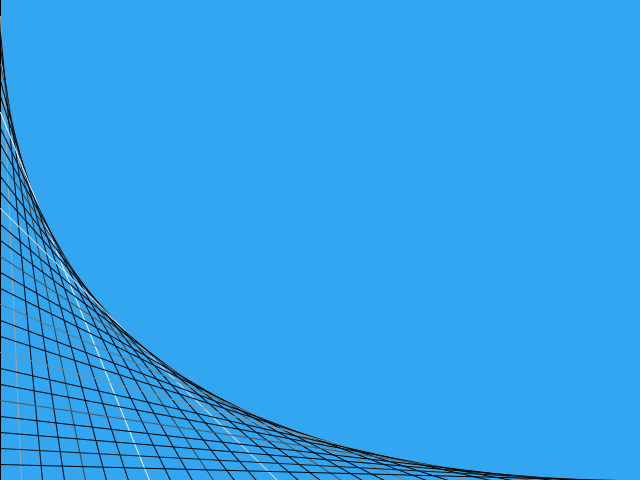
Frame 1 (no input)
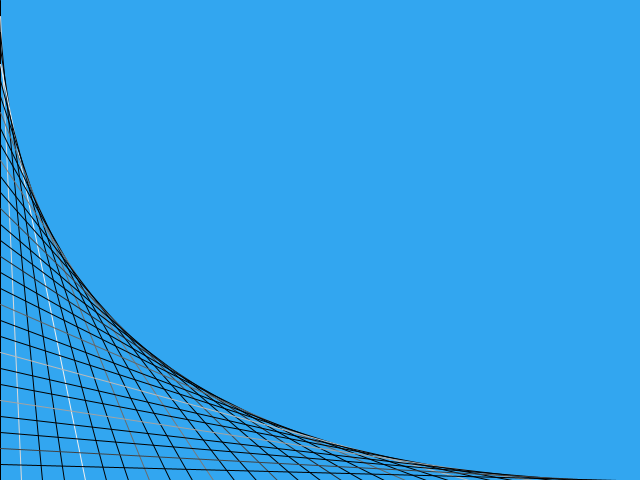
Frame 60 (the mouse pressed at the canvas centre just before this capture)
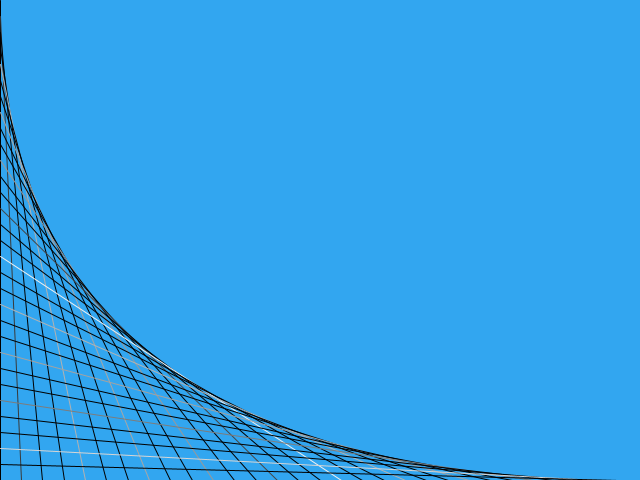
Frame 120 (the mouse held since frame 60 and released just before this capture)

The Processing sketch that drew these frames (run headless with seeded random() and noise(); from frame 60 on, the mouse is pressed at the canvas centre):

// Processing sketch: parabolicCurves
// ── parabolicCurves.pde
//Create our timing variable
int frame = 0;
int numberOfLines = 30;

void setup()
{
  size(640, 480);
}

void draw()
{
    //Clear background
	background(50, 166, 240);
	strokeWeight(1);
	for (int i = 0; i < numberOfLines; i++) {
		line(0, i * height / numberOfLines, i * width / numberOfLines, height);
		if (i % 3 == 0) stroke(random(0,255)); 
			else stroke(0); 
	}
}
